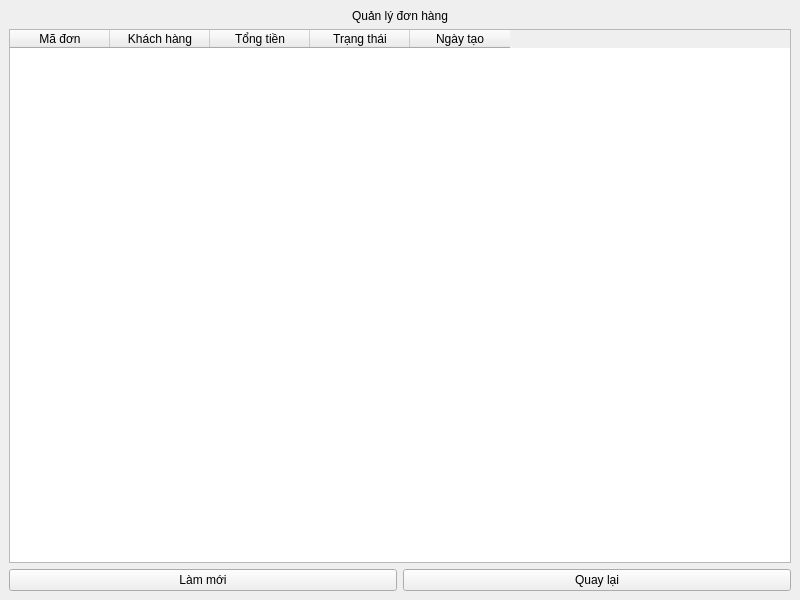
<?xml version="1.0" encoding="UTF-8"?>
<ui version="4.0">
 <class>AdminOrders</class>
 <widget class="QMainWindow" name="AdminOrders">
  <property name="geometry">
   <rect>
    <x>0</x>
    <y>0</y>
    <width>800</width>
    <height>600</height>
   </rect>
  </property>
  <widget class="QWidget" name="centralwidget">
   <layout class="QVBoxLayout" name="verticalLayout">
    <item>
     <widget class="QLabel" name="title">
      <property name="text">
       <string>Quản lý đơn hàng</string>
      </property>
      <property name="alignment">
       <set>Qt::AlignCenter</set>
      </property>
     </widget>
    </item>
    <item>
     <widget class="QTableWidget" name="orders_table">
      <column>
       <property name="text">
        <string>Mã đơn</string>
       </property>
      </column>
      <column>
       <property name="text">
        <string>Khách hàng</string>
       </property>
      </column>
      <column>
       <property name="text">
        <string>Tổng tiền</string>
       </property>
      </column>
      <column>
       <property name="text">
        <string>Trạng thái</string>
       </property>
      </column>
      <column>
       <property name="text">
        <string>Ngày tạo</string>
       </property>
      </column>
     </widget>
    </item>
    <item>
     <layout class="QHBoxLayout" name="horizontalLayout">
      <item>
       <widget class="QPushButton" name="refresh_btn">
        <property name="text">
         <string>Làm mới</string>
        </property>
       </widget>
      </item>
      <item>
       <widget class="QPushButton" name="back_btn">
        <property name="text">
         <string>Quay lại</string>
        </property>
       </widget>
      </item>
     </layout>
    </item>
   </layout>
  </widget>
 </widget>
</ui> 
